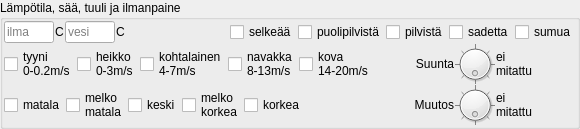
           <widget class="QGroupBox" name="groupBox_5">
            <property name="title">
             <string>Lämpötila, sää, tuuli ja ilmanpaine</string>
            </property>
            <layout class="QVBoxLayout" name="verticalLayout_6">
             <property name="spacing">
              <number>1</number>
             </property>
             <property name="margin">
              <number>1</number>
             </property>
             <item>
              <layout class="QHBoxLayout" name="horizontalLayout_21">
               <item>
                <widget class="QLineEdit" name="air_temp">
                 <property name="maximumSize">
                  <size>
                   <width>50</width>
                   <height>16777215</height>
                  </size>
                 </property>
                 <property name="text">
                  <string/>
                 </property>
                 <property name="placeholderText">
                  <string>ilma</string>
                 </property>
                </widget>
               </item>
               <item>
                <widget class="QLabel" name="label_40">
                 <property name="text">
                  <string>C</string>
                 </property>
                </widget>
               </item>
               <item>
                <widget class="QLineEdit" name="water_temp">
                 <property name="maximumSize">
                  <size>
                   <width>50</width>
                   <height>16777215</height>
                  </size>
                 </property>
                 <property name="text">
                  <string/>
                 </property>
                 <property name="placeholderText">
                  <string>vesi</string>
                 </property>
                </widget>
               </item>
               <item>
                <widget class="QLabel" name="label_10">
                 <property name="text">
                  <string>C</string>
                 </property>
                </widget>
               </item>
               <item>
                <spacer name="horizontalSpacer">
                 <property name="orientation">
                  <enum>Qt::Horizontal</enum>
                 </property>
                 <property name="sizeHint" stdset="0">
                  <size>
                   <width>40</width>
                   <height>20</height>
                  </size>
                 </property>
                </spacer>
               </item>
               <item>
                <widget class="QCheckBox" name="weather_clear">
                 <property name="text">
                  <string>selkeää</string>
                 </property>
                </widget>
               </item>
               <item>
                <widget class="QCheckBox" name="weather_halfclear">
                 <property name="text">
                  <string>puolipilvistä</string>
                 </property>
                </widget>
               </item>
               <item>
                <widget class="QCheckBox" name="weather_overcast">
                 <property name="text">
                  <string>pilvistä</string>
                 </property>
                </widget>
               </item>
               <item>
                <widget class="QCheckBox" name="weather_rain">
                 <property name="text">
                  <string>sadetta</string>
                 </property>
                </widget>
               </item>
               <item>
                <widget class="QCheckBox" name="weather_fog">
                 <property name="text">
                  <string>sumua</string>
                 </property>
                </widget>
               </item>
              </layout>
             </item>
             <item>
              <layout class="QHBoxLayout" name="horizontalLayout_23">
               <item>
                <widget class="QCheckBox" name="wind_calm">
                 <property name="text">
                  <string>tyyni
0-0.2m/s</string>
                 </property>
                </widget>
               </item>
               <item>
                <widget class="QCheckBox" name="wind_faint">
                 <property name="text">
                  <string>heikko
0-3m/s</string>
                 </property>
                </widget>
               </item>
               <item>
                <widget class="QCheckBox" name="wind_moderate">
                 <property name="text">
                  <string>kohtalainen
4-7m/s</string>
                 </property>
                </widget>
               </item>
               <item>
                <widget class="QCheckBox" name="wind_brisk">
                 <property name="text">
                  <string>navakka
8-13m/s</string>
                 </property>
                </widget>
               </item>
               <item>
                <widget class="QCheckBox" name="wind_hard">
                 <property name="text">
                  <string>kova
14-20m/s</string>
                 </property>
                </widget>
               </item>
               <item>
                <spacer name="horizontalSpacer_2">
                 <property name="orientation">
                  <enum>Qt::Horizontal</enum>
                 </property>
                 <property name="sizeHint" stdset="0">
                  <size>
                   <width>40</width>
                   <height>20</height>
                  </size>
                 </property>
                </spacer>
               </item>
               <item>
                <widget class="QLabel" name="label_19">
                 <property name="text">
                  <string>Suunta</string>
                 </property>
                 <property name="alignment">
                  <set>Qt::AlignRight|Qt::AlignTrailing|Qt::AlignVCenter</set>
                 </property>
                </widget>
               </item>
               <item>
                <widget class="QDial" name="wind_direction">
                 <property name="maximumSize">
                  <size>
                   <width>40</width>
                   <height>40</height>
                  </size>
                 </property>
                 <property name="maximum">
                  <number>8</number>
                 </property>
                 <property name="pageStep">
                  <number>2</number>
                 </property>
                 <property name="wrapping">
                  <bool>true</bool>
                 </property>
                 <property name="notchesVisible">
                  <bool>true</bool>
                 </property>
                </widget>
               </item>
               <item>
                <widget class="QLabel" name="label_6">
                 <property name="minimumSize">
                  <size>
                   <width>80</width>
                   <height>0</height>
                  </size>
                 </property>
                 <property name="text">
                  <string>ei
mitattu</string>
                 </property>
                </widget>
               </item>
              </layout>
             </item>
             <item>
              <layout class="QHBoxLayout" name="horizontalLayout_9">
               <item>
                <widget class="QCheckBox" name="pressure_low">
                 <property name="text">
                  <string>matala</string>
                 </property>
                </widget>
               </item>
               <item>
                <widget class="QCheckBox" name="pressure_mildlow">
                 <property name="text">
                  <string>melko
matala</string>
                 </property>
                </widget>
               </item>
               <item>
                <widget class="QCheckBox" name="pressure_normal">
                 <property name="text">
                  <string>keski</string>
                 </property>
                </widget>
               </item>
               <item>
                <widget class="QCheckBox" name="pressure_mildhigh">
                 <property name="text">
                  <string>melko
korkea</string>
                 </property>
                </widget>
               </item>
               <item>
                <widget class="QCheckBox" name="pressure_high">
                 <property name="text">
                  <string>korkea</string>
                 </property>
                </widget>
               </item>
               <item>
                <spacer name="horizontalSpacer_3">
                 <property name="orientation">
                  <enum>Qt::Horizontal</enum>
                 </property>
                 <property name="sizeHint" stdset="0">
                  <size>
                   <width>40</width>
                   <height>20</height>
                  </size>
                 </property>
                </spacer>
               </item>
               <item>
                <widget class="QLabel" name="label_18">
                 <property name="text">
                  <string>Muutos</string>
                 </property>
                 <property name="alignment">
                  <set>Qt::AlignRight|Qt::AlignTrailing|Qt::AlignVCenter</set>
                 </property>
                </widget>
               </item>
               <item>
                <widget class="QDial" name="pressure_change">
                 <property name="maximumSize">
                  <size>
                   <width>40</width>
                   <height>40</height>
                  </size>
                 </property>
                 <property name="maximum">
                  <number>8</number>
                 </property>
                 <property name="pageStep">
                  <number>2</number>
                 </property>
                 <property name="wrapping">
                  <bool>true</bool>
                 </property>
                 <property name="notchTarget">
                  <double>9.699999999999999</double>
                 </property>
                 <property name="notchesVisible">
                  <bool>true</bool>
                 </property>
                </widget>
               </item>
               <item>
                <widget class="QLabel" name="label_16">
                 <property name="minimumSize">
                  <size>
                   <width>80</width>
                   <height>0</height>
                  </size>
                 </property>
                 <property name="text">
                  <string>ei
mitattu</string>
                 </property>
                </widget>
               </item>
              </layout>
             </item>
            </layout>
           </widget>
